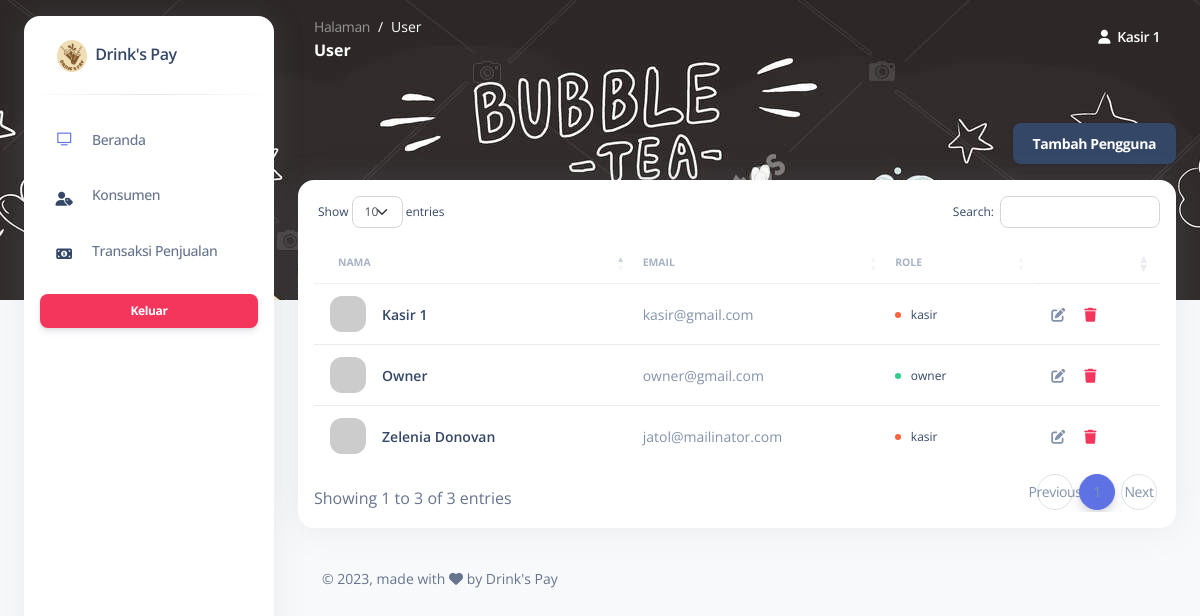
/index.php?page=user (signed in), run on the app's committed database.
### tables this page shows
CREATE TABLE `users` (
  `id` int NOT NULL,
  `name` varchar(50) NOT NULL,
  `email` varchar(30) NOT NULL,
  `password` varchar(255) NOT NULL,
  `role` enum('owner','kasir') NOT NULL DEFAULT 'kasir'
);

### page/users/index.php (the view, shortened to what this page needs)
<div class="row my-4">
    <div class="col-12">
        <div class=" text-right d-flex flex-column justify-content-center mb-3">
            <a href="index.php?page=user-add&action=add" class="btn btn-dark mb-0 ms-lg-auto me-lg-0 me-auto mt-lg-0 mt-2">Tambah Pengguna</a>
        </div>
        <div class="card card-body">
            <div class="table-responsive">
                <table class="table align-items-center mb-0" id="tableUser">
                    <thead>
                        <tr>
                            <th class="text-uppercase text-secondary text-xxs font-weight-bolder opacity-7">Nama</th>
                            <th class="text-uppercase text-secondary text-xxs font-weight-bolder opacity-7 ps-2">Email</th>
                            <th class="text-uppercase text-secondary text-xxs font-weight-bolder opacity-7 ps-2">Role</th>
                            <th></th>
                        </tr>
                    </thead>
                    <tbody>
                        <?php
                        $query = "SELECT * FROM users ORDER BY id DESC";
                        $execute = $konek->query($query);
                        foreach ($execute as $row) {
                        ?>
                            <tr>
                                <td>
                                    <div class="d-flex px-2 py-1">
                                        <div>
                                            <img src="https://ui-avatars.com/api/?name=revan&color=7F9CF5&background=EBF4FF" class="avatar avatar-sm me-3" alt="avatar image">
                                        </div>
                                        <div class="d-flex flex-column justify-content-center">
                                            <h6 class="mb-0 text-sm">
                                                <?php echo $row['name']; ?>
                                            </h6>
                                        </div>
                                    </div>
                                </td>
                                <td>
                                    <p class="text-sm text-secondary mb-0">
                                        <?php echo $row['email']; ?>
                                    </p>
                                </td>
                                <td>
                                    <span class="badge badge-dot me-4">
                                        <i class="<?php
                                                    if ($row['role'] == 'owner') {
                                                        echo 'bg-success';
                                                    } elseif ($row['role'] == 'kasir') {
                                                        echo 'bg-warning';
                                                    }
                                                    ?>"></i>
                                        <span class="text-dark text-xs">
                                            <?php echo $row['role']; ?>
                                        </span>
                                    </span>
                                </td>
                                <td class="text-sm">
                                    <a href="index.php?page=user-edit&id=<?php echo $row['id'] ?>" data-bs-toggle="tooltip" data-bs-original-title="Edit User" class="p-2">
                                        <i class="fas fa-edit text-secondary" aria-hidden="true"></i>
                                    </a>
                                    <a href="proses/prosesHapus.php/?op=user&id=<?php echo $row['id'] ?>" onclick="return confirm('Anda yakin ingin menghapus user ini?');" data-bs-toggle="tooltip" data-bs-original-title="Hapus User" class="p-2">
                                        <i class="fas fa-trash text-danger" aria-hidden="true"></i>
                                    </a>
                                </td>
                            </tr>
                        <?php } ?>
                    </tbody>
                </table>
            </div>
        </div>
    </div>
</div>

### data on the page
users: name "Zelenia Donovan", email "jatol@mailinator.com", role "kasir"
users: name "Kasir 1", email "kasir@gmail.com", role "kasir"
users: name "Owner", email "owner@gmail.com", role "owner"

### other printed values
ucfirst($page) ?: 'Beranda' "User"
$user['name'] "Kasir 1"
